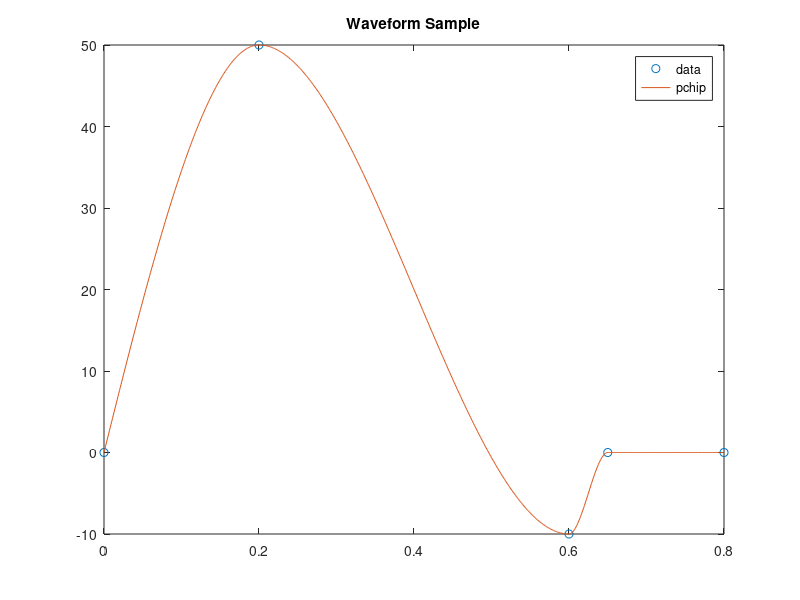

Write MATLAB code to recreate this figure.
%% Sample for actual pressure waveform
time = [0 0.25 0.4 1 1.1];
y = [0 30 20 0 0];

xx = 0:0.01:time(end);

yy = pchip(time, y, xx);
clf;
plot(xx, yy)
hold on
plot(time, y, 'o')

%% Waveform Test

x = [0 0.2 0.6 0.65 0.8];
y = [0 50 -10 0 0];

xx = 0:0.001:x(end);

yy = pchip(x, y, xx);

clf;
plot(x, y, 'o')
hold on
plot(xx, yy)
legend({'data', 'pchip'})
title('Waveform Sample')